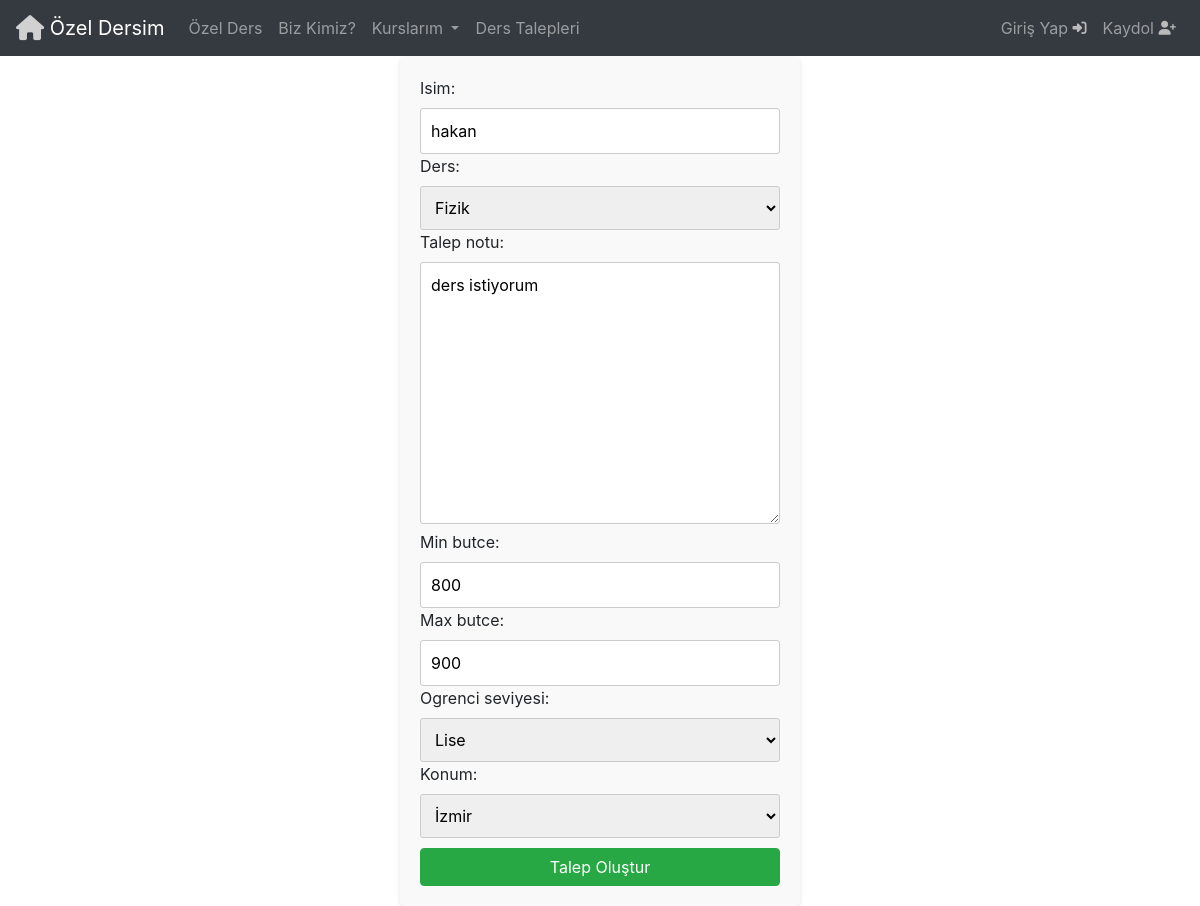
Screenshot of /talep_duzenle/37/ with the database file from the repository.
### Base/models.py (models this page shows, shortened)
class DersTalepleri(models.Model):
  seviye = [
    ('ilkokul', 'İlkokul'),
    ('ortaokul', 'Ortaokul'),
    ('lise', 'Lise'),
    ('universite', 'Üniversite'),
    ('yukseklisans','Yüksek Lisans'),
  ]
  kullanici = models.ForeignKey(User, on_delete=models.CASCADE)
  isim = models.CharField(max_length=50)
  ders = models.ForeignKey(Ders, on_delete=models.CASCADE)
  talep_notu= models.TextField(max_length=200,null=True,blank=True)
  talep_durumu = models.BooleanField(default=False)
  min_butce = models.IntegerField(validators=[MinValueValidator(0)])
  max_butce = models.IntegerField(validators=[MaxValueValidator(10000)])
  ogrenci_seviyesi = models.CharField(max_length=50,choices=seviye)
  olusturulma_tarihi = models.DateTimeField(auto_now_add=True)
  konum = models.ForeignKey(Sehir, on_delete=models.CASCADE, null=True, blank=True, default=None)

class Ders(models.Model):
  ders = models.CharField(max_length=50)
  def __str__(self) :
    return self.ders

### Base/views.py (the view)
# urls.py: path('talep_duzenle/<str:pk>/', views.talep_duzenle, name='TalepDuzenle'),
def talep_duzenle(request, pk):
   ders_talebi = DersTalepleri.objects.get(id=pk)
   if request.method == 'POST':
        min=request.POST.get('min_butce')
        max=request.POST.get('max_butce')
        if max >= min:
           form = DersTalepleriForm(request.POST, instance=ders_talebi)
           if form.is_valid():
             form.save()
             return redirect('DersTalepleri')
        else:
            messages.error(request,'Minimum bütçe aralığı maksimum bütçe aralığından büyük olamaz')
            form = DersTalepleriForm()
   else:
      form = DersTalepleriForm(instance=ders_talebi)
   return render(request, 'TalepOluştur.html', {'form': form})

### Base/formlar.py
class DersTalepleriForm(forms.ModelForm):
    class Meta:
        model = DersTalepleri
        fields = ['isim', 'ders', 'talep_notu', 'min_butce', 'max_butce', 'ogrenci_seviyesi','konum']
    def __init__(self, *args, **kwargs):
        super().__init__(*args, **kwargs)
        for field in self.fields:
            self.fields[field].widget.attrs.update({'class': 'form-input'})

### Base/models.py (called while the page is built)
  def __str__(self):
    return self.sehir

### Templates/TalepOluştur.html (shortened to what this page needs)
{% include 'navbar.html' %}
<!DOCTYPE html>
<html lang="en">
<head>
</head>
<body>
  <div class="form-container">
    <form action="" method="POST">
        {{form}}
        <button type="input" class="btn btn-success btn-block" style="margin-top: 10px;">Talep Oluştur</button>
    </form>
  </div>
</body>
</html>

### Templates/TalepOluştur.html (style rules this page uses)
.form-container { width: 400px; margin: 0 auto; padding: 20px; background-color: #f9f9f9; border-radius: 5px; box-shadow: 0 2px 5px rgba(0, 0, 0, 0.1); }
.form-input { width: 100%; padding: 10px; border: 1px solid #ccc; border-radius: 3px; }

### rows the page displays
DersTalepleri: isim "hakan", talep_notu "ders istiyorum", min_butce "800", max_butce "900", ogrenci_seviyesi "Lise", konum "İzmir"
Ders: ders "Fizik"
